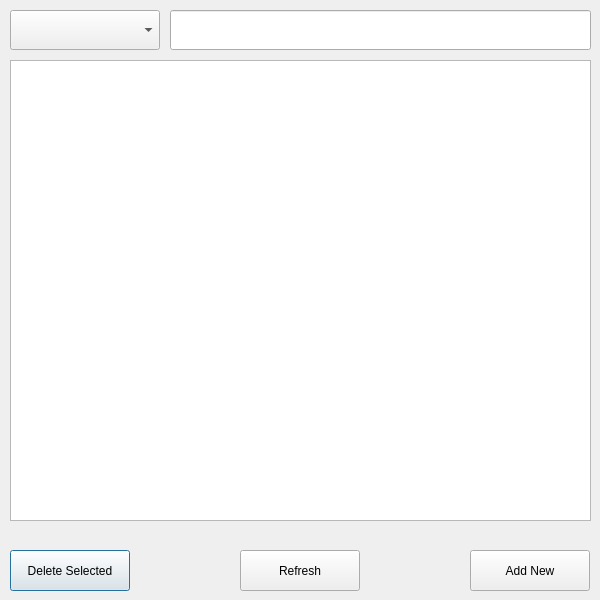
<?xml version="1.0" encoding="UTF-8"?>
<ui version="4.0">
 <class>DeviceListDialog</class>
 <widget class="QDialog" name="DeviceListDialog">
  <property name="geometry">
   <rect>
    <x>0</x>
    <y>0</y>
    <width>600</width>
    <height>600</height>
   </rect>
  </property>
  <property name="windowTitle">
   <string>DeviceListDialog</string>
  </property>
  <widget class="QTableView" name="tableView">
   <property name="geometry">
    <rect>
     <x>10</x>
     <y>60</y>
     <width>581</width>
     <height>461</height>
    </rect>
   </property>
   <property name="horizontalScrollBarPolicy">
    <enum>Qt::ScrollBarAlwaysOff</enum>
   </property>
   <property name="autoScroll">
    <bool>false</bool>
   </property>
   <property name="alternatingRowColors">
    <bool>true</bool>
   </property>
   <property name="selectionMode">
    <enum>QAbstractItemView::SingleSelection</enum>
   </property>
   <property name="selectionBehavior">
    <enum>QAbstractItemView::SelectRows</enum>
   </property>
   <attribute name="horizontalHeaderCascadingSectionResizes">
    <bool>true</bool>
   </attribute>
   <attribute name="horizontalHeaderShowSortIndicator" stdset="0">
    <bool>true</bool>
   </attribute>
   <attribute name="horizontalHeaderStretchLastSection">
    <bool>true</bool>
   </attribute>
   <attribute name="verticalHeaderVisible">
    <bool>false</bool>
   </attribute>
   <attribute name="verticalHeaderHighlightSections">
    <bool>false</bool>
   </attribute>
  </widget>
  <widget class="QPushButton" name="ButtonDelete">
   <property name="geometry">
    <rect>
     <x>10</x>
     <y>550</y>
     <width>120</width>
     <height>41</height>
    </rect>
   </property>
   <property name="text">
    <string>Delete Selected</string>
   </property>
  </widget>
  <widget class="QPushButton" name="ButtonAdd">
   <property name="geometry">
    <rect>
     <x>470</x>
     <y>550</y>
     <width>120</width>
     <height>41</height>
    </rect>
   </property>
   <property name="text">
    <string>Add New</string>
   </property>
  </widget>
  <widget class="QLineEdit" name="lineEdit">
   <property name="geometry">
    <rect>
     <x>170</x>
     <y>10</y>
     <width>421</width>
     <height>40</height>
    </rect>
   </property>
  </widget>
  <widget class="QComboBox" name="comboBox">
   <property name="geometry">
    <rect>
     <x>10</x>
     <y>10</y>
     <width>150</width>
     <height>40</height>
    </rect>
   </property>
  </widget>
  <widget class="QPushButton" name="ButtonUpdate">
   <property name="geometry">
    <rect>
     <x>240</x>
     <y>550</y>
     <width>120</width>
     <height>41</height>
    </rect>
   </property>
   <property name="text">
    <string>Refresh</string>
   </property>
  </widget>
 </widget>
 <layoutdefault spacing="6" margin="11"/>
 <resources/>
 <connections/>
</ui>
